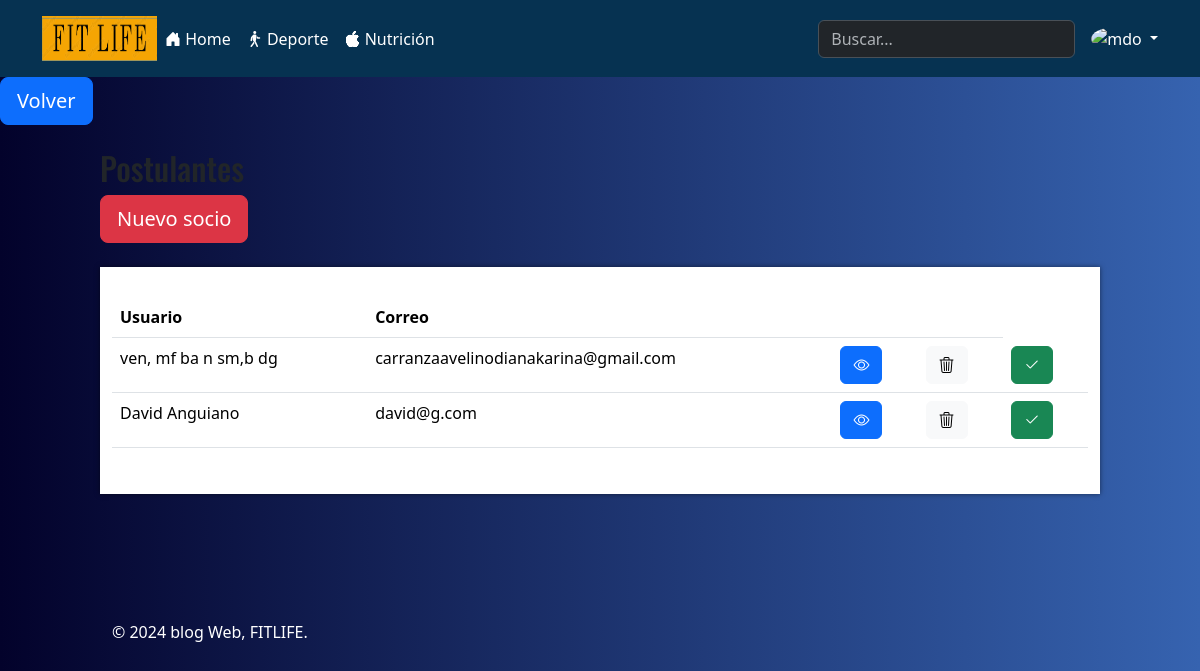
Screenshot of /admin/aceptar_editores.php (signed in) with the database file from the repository.
### tables this page shows
CREATE TABLE `postulantes` (
  `id` int(11) NOT NULL,
  `usuario` varchar(100) NOT NULL,
  `nombre` varchar(100) NOT NULL,
  `apellido` varchar(100) NOT NULL,
  `correo` varchar(255) NOT NULL,
  `telefono` varchar(15) DEFAULT NULL,
  `experiencia` text DEFAULT NULL,
  `fecha_registro` timestamp NOT NULL DEFAULT current_timestamp(),
  `password` varchar(255) NOT NULL,
  `status` varchar(20) NOT NULL
);

### admin/aceptar_editores.php (called while the page is built, shortened)
<?php
require 'config.php';
require '../functions.php';
$conexion = conexion($bd_config);
$posts = obtener_postulantes($conexion);
require '../views/aceptar_editores.view.php';
?>

### functions.php (called while the page is built, shortened)
<?php
function obtener_postulantes($conexion){
    $sentencia = $conexion ->prepare("SELECT * FROM postulantes");
    $sentencia -> execute();
    return $sentencia->fetchAll();
}
?>

### views/aceptar_editores.view.php (the view, shortened to what this page needs)
<?php
require '../views/header.php';
?>
<a href="../admin/editores.php" class="btn btn-primary btn-lg mb-4">Volver</a>
<div class="contenedor">
    <h2>Postulantes</h2>
        <a href="añadir.php" class="btn btn-danger btn-lg mb-4">Nuevo socio</a>
        <div class="container post">
  <table class="table">
    <thead>
      <tr>
        <th scope="col">Usuario</th>
        <th scope="col">Correo</th>
        <th scope="col"></th>
        <th scope="col"></th>
      </tr>
    </thead>
    <tbody>
    <?php   foreach($posts as $post): ?>
        <tr>
          <td class=""><?php echo $post['nombre'] .' ' .  $post['apellido']; ?></td>
          <td><?php echo $post['correo']; ?></td>
          <td>
            <a href="perfil_postulante.php?id=<?php echo $post['id']; ?>" class="btn btn-small btn-primary"> <i class="bi bi-eye"></i></a>
          </td>
          <td>
          <a href="" class="btn btn-small btn-light"><i class="bi bi-trash3"></i></a>
          </td>
          <td>
          <a href="aceptado.php?id=<?php echo $post['id']; ?>" class="btn btn-small btn-success"><i class="bi bi-check2"></i></a>
        </tr>
        <?php   endforeach; ?>
    </tbody>
  </table>
</div>
<?php require '../views/footer.php'; ?>

### css/estilos.css (style rules this page uses)
* { margin: 0; padding: 0; -webkit-box-sizing: border-box; -moz-box-sizing: border-box; box-sizing: border-box; }
body { font-size: 16px; font-family: 'Open Sans', sans-serif; background: #13486f; border: none; }
h1, h2, h3, h4, h5, h6 { font-family: "Oswald", Arial, Sans-serif; font-weight: normal; }
a { text-decoration: none; color:#d4dfe3; }
.contenedor { max-width: 1000px; width: 90%; margin: auto; }
.post { width: 100%; background: #fff; box-shadow: 0px 0px 5px rgba(0,0,0, .5); margin-bottom: 30px; padding: 30px; border: none; }

### css/IndexAdmin/PanelControl.css (style rules this page uses)
:root { --fontPrimary: "Montserrat", sans-serif; }

### css/styleTime.css (style rules this page uses)
body { background: #1E3C72 !important; background: -webkit-linear-gradient(to right, #03022b, #102b5e) !important; background: linear-gradient(to right, #03022b, #3663b0) !important; min-height: 100vh; }

### rows the page displays
postulantes: nombre "ven, mf ba", apellido "n sm,b dg", correo "carranzaavelinodianakarina@gmail.com"
postulantes: nombre "David", apellido "Anguiano", correo "david@g.com"
